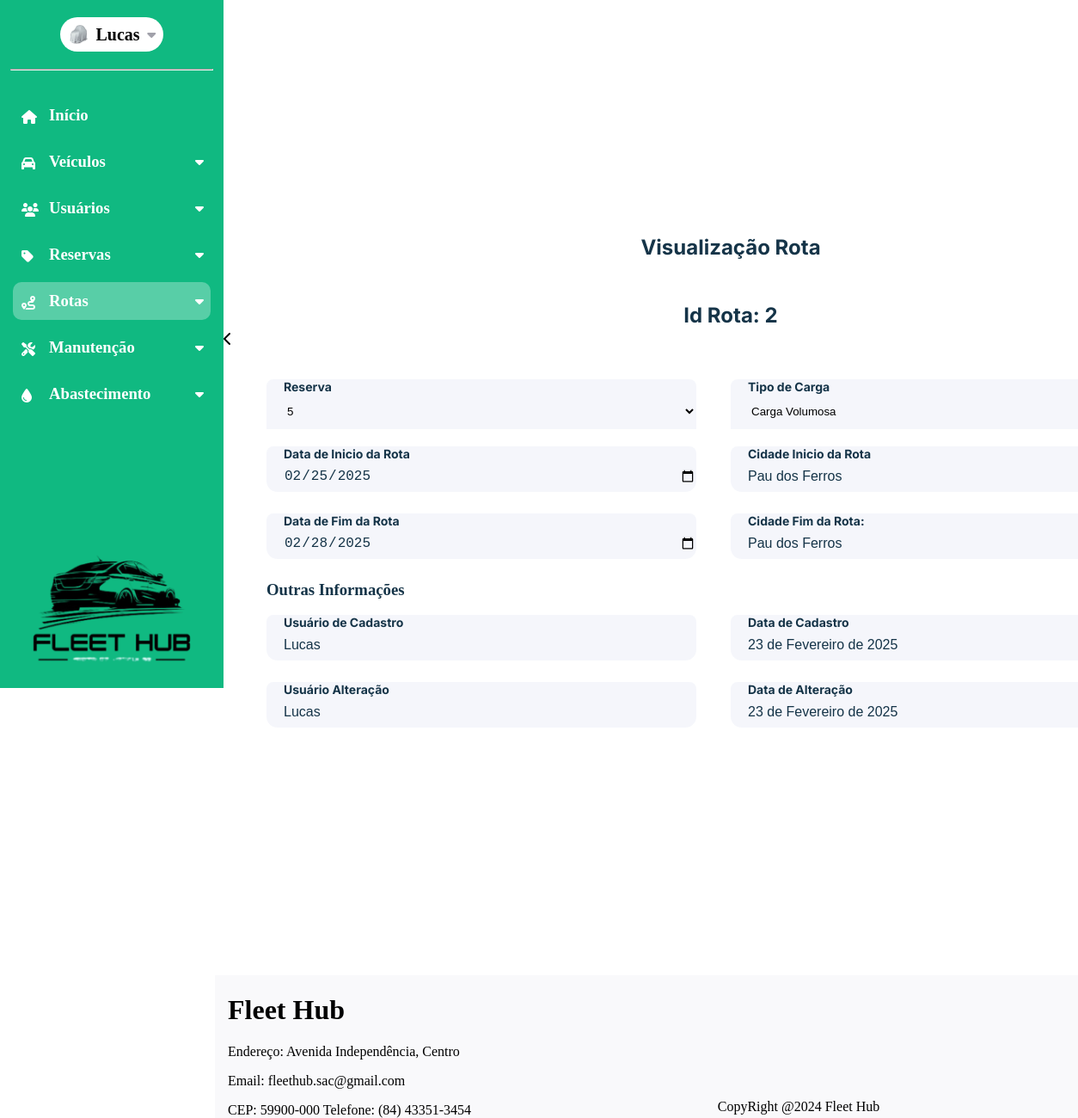
Page /visualizacao_rota/2/ (signed in) on the committed database.
### dashboard/models.py (models this page shows, shortened)
class CustomUser(AbstractUser):
    nome = models.CharField(max_length=50)
    email = models.EmailField(max_length=254, unique=True)
    cpf = models.CharField(max_length=11, unique=True)
    telefone = models.CharField(max_length=15)
    rua = models.CharField(max_length=35)
    bairro = models.CharField(max_length=35)
    cidade = models.CharField(max_length=35)
    cep = models.CharField(max_length=15)
    imagem = models.ImageField(
        upload_to="imagens/usuario",
        height_field=None,
        width_field=None,
        max_length=None,
        default="carro-escondido.jpg",
    )
    estado = models.ForeignKey(Estado, on_delete=models.CASCADE, null=True, blank=True)
    tipo_usuario = models.ForeignKey(TipoUsuario, on_delete=models.CASCADE, null=True, blank=True)
    status_usuario = models.ForeignKey(StatusUsuario, on_delete=models.CASCADE, null=True, blank=True)
    groups = models.ManyToManyField(
        "auth.Group",
        related_name="customuser_set",
        blank=True
    )
    user_permissions = models.ManyToManyField(
        "auth.Permission",
        related_name="customuser_permissions_set",
        blank=True
    )
    def __str__(self):
        return self.nome

class Rota(models.Model):
    data_inicio = models.DateField()
    data_fim = models.DateField()
    tipo_carga = models.ForeignKey(Tipo_Carga,on_delete=models.SET_NULL,null=True)
    cidade_inicio = models.CharField(max_length=100)
    cidade_fim = models.CharField(max_length=100)
    reserva = models.OneToOneField(Reservas,on_delete=models.CASCADE)
    data_cadastro = models.DateField(auto_now_add=True)
    data_alteracao = models.DateField(auto_now=True)
    usuario_cadastro = models.ForeignKey(
        CustomUser,
        on_delete=models.SET_NULL,
        null=True,
        blank=True,
        related_name="rota_cadastrada",
    )
    usuario_alteracao = models.ForeignKey(
        CustomUser,
        on_delete=models.SET_NULL,
        null=True,
        blank=True,
        related_name="rota_alterada",
    )

class Reservas(models.Model):
    veiculo = models.ForeignKey(Veiculo, on_delete=models.CASCADE, related_name="reservas")
    data_reserva = models.DateField()
    data_entrega = models.DateField()
    motorista = models.ForeignKey(
        CustomUser,
        on_delete=models.CASCADE,
        related_name="reservas_como_motorista",
    )
    idade_condutor = models.IntegerField()
    valor = models.FloatField()
    forma_pagamento = models.CharField(max_length=30)
    status_reserva = models.ForeignKey(Status_Reserva, on_delete=models.CASCADE, related_name="reservas_status")
    data_cadastro = models.DateField(auto_now_add=True)
    data_alteracao = models.DateField(auto_now=True)
    usuario_cadastro = models.ForeignKey(
        CustomUser,
        on_delete=models.SET_NULL,
        null=True,
        blank=True,
        related_name="reservas_cadastradas",
    )
    usuario_alteracao = models.ForeignKey(
        CustomUser,
        on_delete=models.SET_NULL,
        null=True,
        blank=True,
        related_name="reservas_alteradas",
    )

class Tipo_Carga(models.Model):
    descr_carga = models.CharField(max_length=100)

### dashboard/views.py (the view, shortened to what this page needs)
# urls.py: path('visualizacao_rota/<int:id>/',views.visualizacao_rota,name='visualizacao_rota'),
@login_required
def visualizacao_rota(request,id):
    rotas = get_object_or_404(Rota,id=id)
    tipo_carga = Tipo_Carga.objects.exclude(descr_carga=rotas.tipo_carga.descr_carga)
    alterado = False
    return render(request, 'dashboard/visualizacao_rota.html',{
        'rota' : rotas,
        'tipo_carga' : tipo_carga
    })

### dashboard/templates/dashboard/visualizacao_rota.html (shortened to what this page needs)
{% extends "base.html" %}
{% load static %}
{% block page_name %}visualizacao_rota{% endblock page_name %}
{% block estilos %}
<link rel="stylesheet" href="{% static 'css/visualizacao_rota.css' %}">
<link href="https://cdnjs.cloudflare.com/ajax/libs/font-awesome/6.0.0-beta3/css/all.min.css" rel="stylesheet">
{% endblock estilos %}
{% block content %}
<div id='container-block-content'>
    <section id="conteudo-secundario">
            <h2 id='page_title'>Visualização Rota</h2>
            <h2 id='page_title'>Id Rota: {{rota.id}}</h2>
            <form action="" method="POST" enctype="multipart/form-data">
                <div class="container">
                    <div class="menu_esquerdo">
                        <div class="input_container">
                            <label>Reserva</label>
                            <select class="input_detect" id="veiculo" name="veiculo">
                                <option selected>{{rota.reserva.id}}</option>
                            </select>
                        </div>
                        <div class="input_container">
                            <label>Data de Inicio da Rota</label>
                            <input class="input_detect" name="data_inicio" type="date" id="data_inicio"
                            value="{{rota.data_inicio|date:'Y-m-d'}}">
                        </div>
                        <div class="input_container">
                            <label>Data de Fim da Rota</label>
                            <input class="input_detect" type="date" name="data_fim" id="data_fim"
                                value="{{rota.data_fim|date:'Y-m-d'}}">
                        </div>
                    </div>
                    <div class="menu_direito">
                        <div class="input_container">
                            <label>Tipo de Carga</label>
                            <select class="input_detect" id="tipo_carga" name="tipo_carga">
                                <option selected>{{rota.tipo_carga.descr_carga}}</option>
                            </select>
                        </div>
                        <div class="input_container">
                            <label>Cidade Inicio da Rota</label>
                            <input class="input_detect" type="text" name="cidade_rota" id="cidade_rota"
                                value="{{rota.cidade_inicio}}">
                        </div>
                        <div class="input_container">
                            <label>Cidade Fim da Rota:</label>
                            <input class="input_detect" type="text" name="cidade_fim" id="cidade_fim"
                            value="{{rota.cidade_fim}}">
                        </div>
                    </div>
                </div>
                <div class="menu-inferior">
                    <div class="menu_esquerdo">
                        <h3 class="form-title">Outras Informações</h3>
                        <div class="input_container">
                            <label>Usuário de Cadastro</label>
                            <input type="text" id="usuario-cadastro" value="{{rota.usuario_cadastro}}" disabled>
                        </div>
                        <div class="input_container">
                            <label>Usuário Alteração</label>
                            <input type="text" id="usuario-alteracao" value="{{rota.usuario_alteracao}}" disabled>
                        </div>
                    </div>
                    <div class="menu_direito-2">
                        <h3 class="form-title"></h3>
                        <div class="input_container">
                            <label>Data de Cadastro</label>
                            <input type="text" id="data-cadastro" value="{{rota.data_cadastro}}" disabled>
                        </div>
                        <div class="input_container">
                            <label>Data de Alteração</label>
                            <input type="text" id="data-alteracao" value="{{rota.data_alteracao}}" disabled>
                        </div>
                    </div>
                </div>
            </form>
    </section>
</div>
{% endblock content %}

### global_templates/base.html (shortened to what this page needs)
{% load static %}
<!DOCTYPE html>
<html lang="en">
<head>
    <link rel="stylesheet" href="{% static 'css/global-style.css' %}">
    {% block estilos %}{% endblock %}
    <link rel="stylesheet" href="https://cdnjs.cloudflare.com/ajax/libs/font-awesome/6.6.0/css/all.min.css"
 />
</head>
<body id="{% block body_id %}default-page{% endblock %}" data-page="{% block page_name %}default{% endblock %}">
    <div class="container-base" id="container-base">
        <aside id="sidebar">
            <div id="user-menu-sidebar">
                <div id="user_menu">
                    <img id="img_perfil" src="{{request.user.imagem.url}}" alt="" title="Imagem do Perfil">
                    <h1 id="gestor_name">{{request.user.first_name}}</h1>
                    <i id="user_icon" class="fa-solid fa-caret-down" style="color: #a1a1aa;"></i>
                </div>
                <hr>
                <div id="sidebar-expansive">
                    <a href="{% url 'tela_dashboard' %}" class="element-icon"><i class="fa-solid fa-house icon"
                            title="Início"></i>
                        <h3 id="text-init">Início</h3>
                    </a>
                    {% if user.tipo_usuario.nome == 'ADMIN' and user.status_usuario.status == 'Ativo' %}
                        <a class="element-icon" id="id-veiculos"><i class="fa-solid fa-car icon" title="Veículos"></i>
                            <h3 class="text-menu-lateral" id="text-veicles">Veículos</h3>
                            <i id="icon_veiculos" class="fa-solid fa-caret-down"
                                style="color: rgb(255, 255, 255); display: block; transform: rotate(0deg);"></i>
                        </a>
                    {% endif %}
                    {% if user.tipo_usuario.nome == 'ADMIN' or user.tipo_usuario.nome == 'Cliente' and user.status_usuario.status == 'Ativo' %}
                        <a class="element-icon" id="id-usuarios">
                            <i class="fa-solid fa-users icon" title="Usuários"></i>
                            <h3 class="text-menu-lateral" id="text-users">Usuários</h3>
                            <i id="icon_usuarios" class="fa-solid fa-caret-down"
                                style="color: rgb(255, 255, 255); display: block; transform: rotate(0deg);">
                            </i>
                        </a>
                    {% endif %}
                    {% if user.tipo_usuario.nome == 'ADMIN' or user.tipo_usuario.nome == 'Cliente' and user.status_usuario.status == 'Ativo' %}
                        <a class="element-icon" id="id-reservas"><i class="fa-solid fa-tag icon" title="Reservas"></i>
                            <h3 class="text-menu-lateral" id="text-reservations">Reservas</h3>
                                <i id="icon_reservas" class="fa-solid fa-caret-down"
                                style="color: rgb(255, 255, 255); display: block; transform: rotate(0deg);"></i>
                        </a>
                    {% endif %}
                    {% if user.tipo_usuario.nome == 'ADMIN' and user.status_usuario.status == 'Ativo' %}
                        <a class="element-icon" id="id-rotas"><i class="fa-solid fa-route icon" title="Rotas"></i>
                            <h3 class="text-menu-lateral" id="text-routes">Rotas</h3>
                                <i id="icon_rotas" class="fa-solid fa-caret-down"
                                style="color: rgb(255, 255, 255); display: block; transform: rotate(0deg);"></i>
                        </a>
                    {% endif %}
                    {% if user.tipo_usuario.nome == 'ADMIN' and user.status_usuario.status == 'Ativo' %}
                        <a class="element-icon" id="id-manutencao">
                            <i class="fa-solid fa-screwdriver-wrench icon" title="Manutenção">
                            </i>
                            <h3 class="text-menu-lateral" id="text-maintenance">Manutenção</h3>
                                <i id="icon_manutencao" class="fa-solid fa-caret-down"
                                style="color: rgb(255, 255, 255); display: block; transform: rotate(0deg);"></i>
                        </a>
                    {% endif %}
                    {% if user.tipo_usuario.nome == 'ADMIN' and user.status_usuario.status == 'Ativo' %}
                        <a class="element-icon" id="id-abastecimento">
                            <i class="fa-solid fa-droplet icon"
                                title="Abastecimento">
                            </i>
                        <h3 class="text-menu-lateral" id="text-supply">Abastecimento</h3>
                            <i id="icon_abastecimento" class="fa-solid fa-caret-down"
                                style="color: rgb(255, 255, 255); display: block; transform: rotate(0deg);"></i>
                        </a>
                    {% endif %}
                </div>
                <img src="{% static 'img/logo_fleethub.png' %}" alt="" style="width: 100%;">
            </div>
            <div id="div-img_sidebar-expansive"><i id="img_sidebar-expansive" class="fa-solid fa-chevron-left"></i></div>
        </aside>
    </div>
    <div id="content-and-footer">
        <div id='container-block-content'>
            {% block content %}{% endblock content %}
        </div>
        <footer>
            <div class="footer-left" style="margin-left: 15px;">
                <h1>Fleet Hub</h1>
                <p>Endereço: Avenida Independência, Centro</p>
                <p>Email: fleethub.sac@gmail.com</p>
                <p style="margin-bottom: 0;">CEP: 59900-000 Telefone: (84) 43351-3454</p>
            </div>
            <div class="footer-center">
                <p style="margin-bottom: 0; margin-top: 0;">CopyRight @2024 Fleet Hub </p>
            </div>
        </footer>
    </div>
</body>
</html>

### rows in the picture
CustomUser: user.imagem (picture), user.first_name "Lucas"
Rota: id "2", veiculo "5", data_inicio "02/25/2025", data_fim "02/28/2025", tipo_carga "Carga Volumosa", cidade_rota "Pau dos Ferros", cidade_fim "Pau dos Ferros", usuario_cadastro "Lucas", usuario_alteracao "Lucas", data_cadastro "23 de Fevereiro de 2025", data_alteracao "23 de Fevereiro de 2025"
